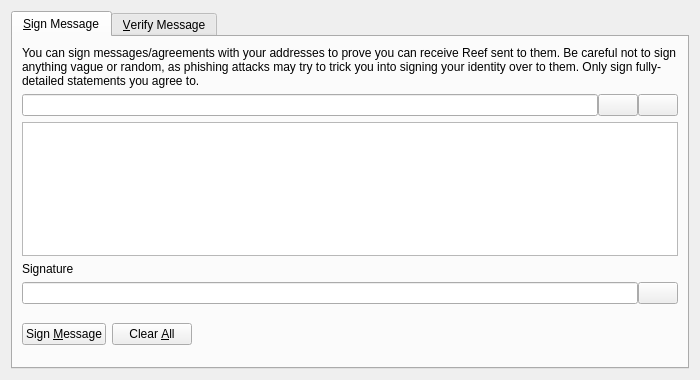
<?xml version="1.0" encoding="UTF-8"?>
<ui version="4.0">
 <class>SignVerifyMessageDialog</class>
 <widget class="QDialog" name="SignVerifyMessageDialog">
  <property name="geometry">
   <rect>
    <x>0</x>
    <y>0</y>
    <width>700</width>
    <height>380</height>
   </rect>
  </property>
  <property name="windowTitle">
   <string>Signatures - Sign / Verify a Message</string>
  </property>
  <property name="modal">
   <bool>true</bool>
  </property>
  <layout class="QVBoxLayout" name="verticalLayout">
   <item>
    <widget class="QTabWidget" name="tabWidget">
     <property name="currentIndex">
      <number>0</number>
     </property>
     <widget class="QWidget" name="tabSignMessage">
      <attribute name="title">
       <string>&amp;Sign Message</string>
      </attribute>
      <layout class="QVBoxLayout" name="verticalLayout_SM">
       <item>
        <widget class="QLabel" name="infoLabel_SM">
         <property name="text">
          <string>You can sign messages/agreements with your addresses to prove you can receive Reef sent to them. Be careful not to sign anything vague or random, as phishing attacks may try to trick you into signing your identity over to them. Only sign fully-detailed statements you agree to.</string>
         </property>
         <property name="textFormat">
          <enum>Qt::PlainText</enum>
         </property>
         <property name="wordWrap">
          <bool>true</bool>
         </property>
        </widget>
       </item>
       <item>
        <layout class="QHBoxLayout" name="horizontalLayout_1_SM">
         <property name="spacing">
          <number>0</number>
         </property>
         <item>
          <widget class="QValidatedLineEdit" name="addressIn_SM">
           <property name="toolTip">
            <string>The Reef address to sign the message with</string>
           </property>
          </widget>
         </item>
         <item>
          <widget class="QPushButton" name="addressBookButton_SM">
           <property name="toolTip">
            <string>Choose previously used address</string>
           </property>
           <property name="text">
            <string/>
           </property>
           <property name="shortcut">
            <string>Alt+A</string>
           </property>
           <property name="autoDefault">
            <bool>false</bool>
           </property>
          </widget>
         </item>
         <item>
          <widget class="QPushButton" name="pasteButton_SM">
           <property name="toolTip">
            <string>Paste address from clipboard</string>
           </property>
           <property name="text">
            <string/>
           </property>
           <property name="shortcut">
            <string>Alt+P</string>
           </property>
           <property name="autoDefault">
            <bool>false</bool>
           </property>
          </widget>
         </item>
        </layout>
       </item>
       <item>
        <widget class="QPlainTextEdit" name="messageIn_SM">
         <property name="toolTip">
          <string>Enter the message you want to sign here</string>
         </property>
        </widget>
       </item>
       <item>
        <widget class="QLabel" name="signatureLabel_SM">
         <property name="text">
          <string>Signature</string>
         </property>
         <property name="textFormat">
          <enum>Qt::PlainText</enum>
         </property>
        </widget>
       </item>
       <item>
        <layout class="QHBoxLayout" name="horizontalLayout_2_SM">
         <property name="spacing">
          <number>0</number>
         </property>
         <item>
          <widget class="QLineEdit" name="signatureOut_SM">
           <property name="font">
            <font>
             <italic>true</italic>
            </font>
           </property>
           <property name="readOnly">
            <bool>true</bool>
           </property>
          </widget>
         </item>
         <item>
          <widget class="QPushButton" name="copySignatureButton_SM">
           <property name="toolTip">
            <string>Copy the current signature to the system clipboard</string>
           </property>
           <property name="text">
            <string/>
           </property>
           <property name="autoDefault">
            <bool>false</bool>
           </property>
          </widget>
         </item>
        </layout>
       </item>
       <item>
        <layout class="QHBoxLayout" name="horizontalLayout_3_SM">
         <item>
          <widget class="QPushButton" name="signMessageButton_SM">
           <property name="toolTip">
            <string>Sign the message to prove you own this Reef address</string>
           </property>
           <property name="text">
            <string>Sign &amp;Message</string>
           </property>
           <property name="autoDefault">
            <bool>false</bool>
           </property>
          </widget>
         </item>
         <item>
          <widget class="QPushButton" name="clearButton_SM">
           <property name="toolTip">
            <string>Reset all sign message fields</string>
           </property>
           <property name="text">
            <string>Clear &amp;All</string>
           </property>
           <property name="autoDefault">
            <bool>false</bool>
           </property>
          </widget>
         </item>
         <item>
          <spacer name="horizontalSpacer_1_SM">
           <property name="orientation">
            <enum>Qt::Horizontal</enum>
           </property>
           <property name="sizeHint" stdset="0">
            <size>
             <width>40</width>
             <height>48</height>
            </size>
           </property>
          </spacer>
         </item>
         <item>
          <widget class="QLabel" name="statusLabel_SM">
           <property name="font">
            <font>
             <weight>75</weight>
             <bold>true</bold>
            </font>
           </property>
           <property name="text">
            <string/>
           </property>
           <property name="wordWrap">
            <bool>true</bool>
           </property>
          </widget>
         </item>
         <item>
          <spacer name="horizontalSpacer_2_SM">
           <property name="orientation">
            <enum>Qt::Horizontal</enum>
           </property>
           <property name="sizeHint" stdset="0">
            <size>
             <width>40</width>
             <height>48</height>
            </size>
           </property>
          </spacer>
         </item>
        </layout>
       </item>
      </layout>
     </widget>
     <widget class="QWidget" name="tabVerifyMessage">
      <attribute name="title">
       <string>&amp;Verify Message</string>
      </attribute>
      <layout class="QVBoxLayout" name="verticalLayout_VM">
       <item>
        <widget class="QLabel" name="infoLabel_VM">
         <property name="text">
          <string>Enter the receiver's address, message (ensure you copy line breaks, spaces, tabs, etc. exactly) and signature below to verify the message. Be careful not to read more into the signature than what is in the signed message itself, to avoid being tricked by a man-in-the-middle attack. Note that this only proves the signing party receives with the address, it cannot prove sendership of any transaction!</string>
         </property>
         <property name="textFormat">
          <enum>Qt::PlainText</enum>
         </property>
         <property name="alignment">
          <set>Qt::AlignLeading|Qt::AlignLeft|Qt::AlignTop</set>
         </property>
         <property name="wordWrap">
          <bool>true</bool>
         </property>
        </widget>
       </item>
       <item>
        <layout class="QHBoxLayout" name="horizontalLayout_1_VM">
         <property name="spacing">
          <number>0</number>
         </property>
         <item>
          <widget class="QValidatedLineEdit" name="addressIn_VM">
           <property name="toolTip">
            <string>The Reef address the message was signed with</string>
           </property>
          </widget>
         </item>
         <item>
          <widget class="QPushButton" name="addressBookButton_VM">
           <property name="toolTip">
            <string>Choose previously used address</string>
           </property>
           <property name="text">
            <string/>
           </property>
           <property name="shortcut">
            <string>Alt+A</string>
           </property>
           <property name="autoDefault">
            <bool>false</bool>
           </property>
          </widget>
         </item>
        </layout>
       </item>
       <item>
        <widget class="QPlainTextEdit" name="messageIn_VM"/>
       </item>
       <item>
        <widget class="QValidatedLineEdit" name="signatureIn_VM"/>
       </item>
       <item>
        <layout class="QHBoxLayout" name="horizontalLayout_2_VM">
         <item>
          <widget class="QPushButton" name="verifyMessageButton_VM">
           <property name="toolTip">
            <string>Verify the message to ensure it was signed with the specified Reef address</string>
           </property>
           <property name="text">
            <string>Verify &amp;Message</string>
           </property>
           <property name="autoDefault">
            <bool>false</bool>
           </property>
          </widget>
         </item>
         <item>
          <widget class="QPushButton" name="clearButton_VM">
           <property name="toolTip">
            <string>Reset all verify message fields</string>
           </property>
           <property name="text">
            <string>Clear &amp;All</string>
           </property>
           <property name="autoDefault">
            <bool>false</bool>
           </property>
          </widget>
         </item>
         <item>
          <spacer name="horizontalSpacer_1_VM">
           <property name="orientation">
            <enum>Qt::Horizontal</enum>
           </property>
           <property name="sizeHint" stdset="0">
            <size>
             <width>40</width>
             <height>48</height>
            </size>
           </property>
          </spacer>
         </item>
         <item>
          <widget class="QLabel" name="statusLabel_VM">
           <property name="font">
            <font>
             <weight>75</weight>
             <bold>true</bold>
            </font>
           </property>
           <property name="text">
            <string/>
           </property>
           <property name="wordWrap">
            <bool>true</bool>
           </property>
          </widget>
         </item>
         <item>
          <spacer name="horizontalSpacer_2_VM">
           <property name="orientation">
            <enum>Qt::Horizontal</enum>
           </property>
           <property name="sizeHint" stdset="0">
            <size>
             <width>40</width>
             <height>48</height>
            </size>
           </property>
          </spacer>
         </item>
        </layout>
       </item>
      </layout>
     </widget>
    </widget>
   </item>
  </layout>
 </widget>
 <customwidgets>
  <customwidget>
   <class>QValidatedLineEdit</class>
   <extends>QLineEdit</extends>
   <header>qvalidatedlineedit.h</header>
  </customwidget>
 </customwidgets>
 <resources>
  <include location="../reef.qrc"/>
 </resources>
 <connections/>
</ui>
